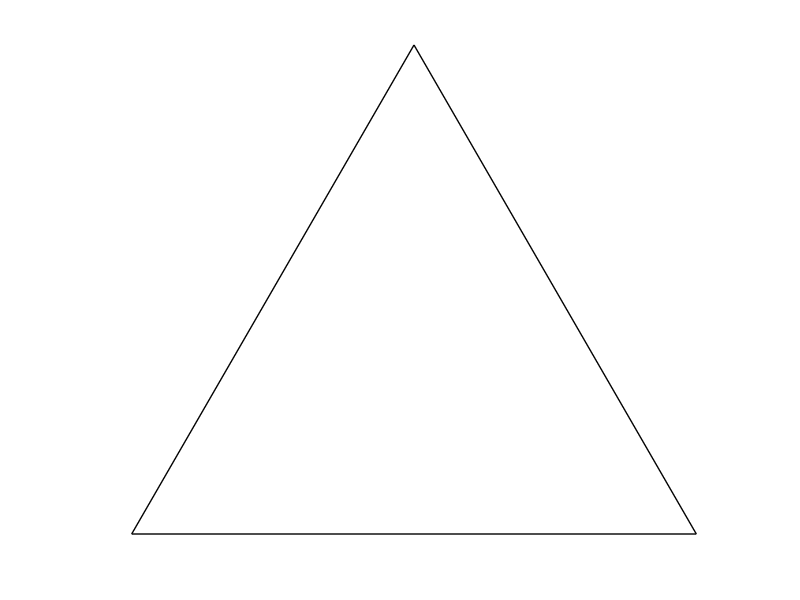

Write the MATLAB code that produced this figure.
function ternaxes;
% TERNAXES - Creates ternary axes.

% half width
w = 0.5;
% vertical scale
h = 0.5/tan(pi/6);

hold on;
axis equal;

%create axes
fill([-w 0 w -w],[0 h 0 0],[1 1 1],'LineWidth',1);
set(gca,'Visible','off');

return
